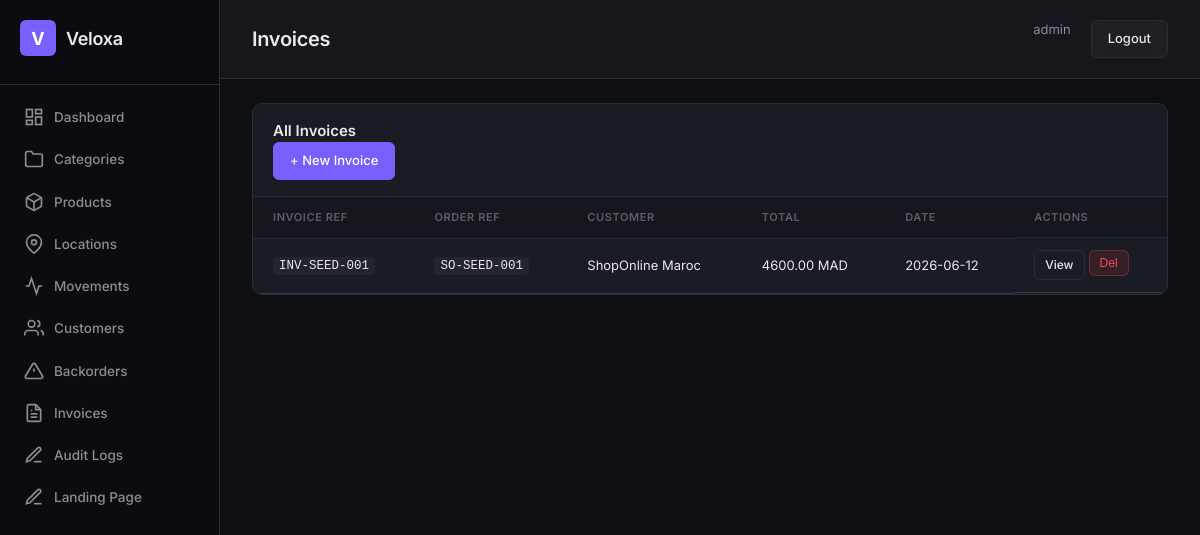
The page /invoices/ (signed in) on the database its author committed.
### apps/accounts/models.py (models this page shows, shortened)
class User(AbstractUser):
    objects = TenantAwareUserManager()
    ROLE_CHOICES = [
        ("super_admin", "Super Admin"),
        ("warehouse_manager", "Warehouse Manager"),
        ("auditor", "Auditor"),
        ("viewer", "Read-Only Viewer"),
    ]
    role = models.CharField(max_length=32, choices=ROLE_CHOICES, default="viewer")
    phone = models.CharField(max_length=20, blank=True)
    tenant = models.ForeignKey(
        "tenants.Tenant", on_delete=models.CASCADE,
        null=True, blank=True, related_name="users",
    )
    class Meta:
        db_table = "accounts_user"
        verbose_name = "User"
        verbose_name_plural = "Users"

### apps/finance/models.py (models this page shows, shortened)
class Invoice(models.Model):
    invoice_ref = models.CharField(max_length=64, unique=True, db_index=True)
    order_ref = models.CharField(max_length=64, db_index=True)
    customer = models.ForeignKey(
        "crm.Customer", on_delete=models.PROTECT, null=True, blank=True
    )
    customer_ice = models.CharField(max_length=15, blank=True)
    customer_identifiant_fiscal = models.CharField(max_length=30, blank=True)
    customer_taxe_professionnelle = models.CharField(max_length=30, blank=True)
    customer_registre_commerce = models.CharField(max_length=30, blank=True)
    total = models.DecimalField(max_digits=14, decimal_places=2)
    source = models.CharField(max_length=16, default="pos")
    created_by = models.ForeignKey(get_user_model(), on_delete=models.PROTECT)
    created_at = models.DateTimeField(auto_now_add=True)
    tenant = models.ForeignKey(
        "tenants.Tenant", on_delete=models.CASCADE,
        null=True, blank=True, related_name="%(class)s_set",
    )
    objects = TenantAwareManager()
    class Meta:
        db_table = "finance_invoice"

### apps/crm/models.py (models this page shows, shortened)
class Customer(models.Model):
    objects = TenantAwareManager()
    tenant = models.ForeignKey(
        'tenants.Tenant',
        on_delete=models.CASCADE,
        related_name='customers'
    )
    name = models.CharField(max_length=255)
    ice = models.CharField(
        max_length=15,
        blank=True,
        help_text="ICE (Identifiant Commun de l'Entreprise) — exactly 15 digits"
    )
    identifiant_fiscal = models.CharField(
        max_length=30, blank=True,
        help_text="IF (Identifiant Fiscal) for tax reporting"
    )
    taxe_professionnelle = models.CharField(
        max_length=30, blank=True,
        help_text="TP (Taxe Professionnelle) for commercial documentation"
    )
    registre_commerce = models.CharField(
        max_length=30, blank=True,
        help_text="RC (Registre de Commerce) for legal entity verification"
    )
    phone = models.CharField(max_length=20, blank=True)
    email = models.EmailField(blank=True)
    address = models.CharField(max_length=500, blank=True)
    is_active = models.BooleanField(default=True)
    is_anonymized = models.BooleanField(default=False)
    created_at = models.DateTimeField(auto_now_add=True)
    updated_at = models.DateTimeField(auto_now=True)
    metadata = models.JSONField(default=dict, blank=True)
    class Meta:
        db_table = "crm_customer"
        ordering = ["-created_at"]
        unique_together = ('tenant', 'name')
        indexes = [
            models.Index(fields=['tenant', 'name']),
        ]

### config/views.py (the view)
# urls.py: path("invoices/", views.invoice_list, name="invoice-list"),
@login_required
def invoice_list(request):
    return render(request, "invoices.html", {"invoices": Invoice.objects.select_related("customer", "created_by").all()})

### apps/accounts/models.py (called while the page is built)
    def get_queryset(self):
        from apps.tenants.utils import get_current_tenant_id
        qs = super().get_queryset()
        tenant_id = get_current_tenant_id()
        if tenant_id is not None:
            return qs.filter(tenant_id=tenant_id)
        return qs

### apps/tenants/managers.py (called while the page is built)
    def get_queryset(self):
        qs = super().get_queryset()
        tenant_id = get_current_tenant_id()
        if tenant_id is not None:
            return qs.filter(tenant_id=tenant_id)
        return qs

### apps/tenants/utils.py (called while the page is built)
def set_current_tenant(tenant):
    _thread_local.tenant = tenant

def get_current_tenant():
    return getattr(_thread_local, "tenant", None)

def get_current_tenant_id():
    tenant = get_current_tenant()
    return tenant.id if tenant else None

### templates/invoices.html
{% extends 'base.html' %}{% block title %}Invoices — Veloxa Warehouse{% endblock %}{% block page_title %}Invoices{% endblock %}{% block active %}invoices{% endblock %}
{% block content %}
<div class="card"><div class="card-header"><h2>All Invoices</h2><a href="{% url 'invoice-create' %}" class="btn btn-primary" style="margin-left:auto">+ New Invoice</a></div><div class="card-body">
<table class="table"><thead><tr><th>Invoice Ref</th><th>Order Ref</th><th>Customer</th><th>Total</th><th>Date</th><th class="actions-cell">Actions</th></tr></thead>
<tbody>{% for inv in invoices %}<tr><td><code>{{ inv.invoice_ref }}</code></td><td><code>{{ inv.order_ref }}</code></td><td>{{ inv.customer.name|default:"—" }}</td><td>{{ inv.total }} MAD</td><td>{{ inv.created_at|date:"Y-m-d" }}</td><td class="actions-cell"><a href="{% url 'invoice-detail' pk=inv.pk %}" class="btn btn-sm">View</a><form method="post" action="{% url 'invoice-delete' pk=inv.pk %}">{% csrf_token %}<button class="btn btn-sm btn-danger">Del</button></form></td></tr>{% empty %}<tr><td colspan="6" class="empty">No invoices.</td></tr>{% endfor %}</tbody></table></div></div>
{% endblock %}

### templates/base.html (shortened to what this page needs)
{% load static %}
<!DOCTYPE html>
<html lang="en">
<head>
  <link rel="stylesheet" href="{% static 'css/style.css' %}">
</head>
<body>
  <div class="layout">
    <aside class="sidebar">
      <div class="sidebar-brand">
        <div class="brand-icon">V</div>
        <span class="brand-text">Veloxa</span>
      </div>
      <nav class="sidebar-nav">
        <a href="{% url 'dashboard' %}" class="nav-item {% if active == 'dashboard' %}active{% endif %}">
          <svg width="20" height="20" viewBox="0 0 24 24" fill="none" stroke="currentColor" stroke-width="2"><rect x="3" y="3" width="7" height="9"/><rect x="14" y="3" width="7" height="5"/><rect x="14" y="12" width="7" height="9"/><rect x="3" y="16" width="7" height="5"/></svg>
          Dashboard
        </a>
        <a href="{% url 'category-list' %}" class="nav-item {% if active == 'categories' %}active{% endif %}">
          <svg width="20" height="20" viewBox="0 0 24 24" fill="none" stroke="currentColor" stroke-width="2"><path d="M22 19a2 2 0 0 1-2 2H4a2 2 0 0 1-2-2V5a2 2 0 0 1 2-2h5l2 3h9a2 2 0 0 1 2 2z"/></svg>
          Categories
        </a>
        <a href="{% url 'product-list' %}" class="nav-item {% if active == 'products' %}active{% endif %}">
          Products
        </a>
        <a href="{% url 'location-list' %}" class="nav-item {% if active == 'locations' %}active{% endif %}">
          <svg width="20" height="20" viewBox="0 0 24 24" fill="none" stroke="currentColor" stroke-width="2"><path d="M21 10c0 7-9 13-9 13s-9-6-9-13a9 9 0 0 1 18 0z"/><circle cx="12" cy="10" r="3"/></svg>
          Locations
        </a>
        <a href="{% url 'movement-list' %}" class="nav-item {% if active == 'movements' %}active{% endif %}">
          <svg width="20" height="20" viewBox="0 0 24 24" fill="none" stroke="currentColor" stroke-width="2"><polyline points="22 12 18 12 15 21 9 3 6 12 2 12"/></svg>
          Movements
        </a>
        <a href="{% url 'customer-list' %}" class="nav-item {% if active == 'customers' %}active{% endif %}">
          <svg width="20" height="20" viewBox="0 0 24 24" fill="none" stroke="currentColor" stroke-width="2"><path d="M17 21v-2a4 4 0 0 0-4-4H5a4 4 0 0 0-4 4v2"/><circle cx="9" cy="7" r="4"/><path d="M23 21v-2a4 4 0 0 0-3-3.87"/><path d="M16 3.13a4 4 0 0 1 0 7.75"/></svg>
          Customers
        </a>
        <a href="{% url 'backorder-list' %}" class="nav-item {% if active == 'backorders' %}active{% endif %}">
          <svg width="20" height="20" viewBox="0 0 24 24" fill="none" stroke="currentColor" stroke-width="2"><path d="M10.29 3.86L1.82 18a2 2 0 0 0 1.71 3h16.94a2 2 0 0 0 1.71-3L13.71 3.86a2 2 0 0 0-3.42 0z"/><line x1="12" y1="9" x2="12" y2="13"/><line x1="12" y1="17" x2="12.01" y2="17"/></svg>
          Backorders
        </a>
        <a href="{% url 'invoice-list' %}" class="nav-item {% if active == 'invoices' %}active{% endif %}">
          <svg width="20" height="20" viewBox="0 0 24 24" fill="none" stroke="currentColor" stroke-width="2"><path d="M14 2H6a2 2 0 0 0-2 2v16a2 2 0 0 0 2 2h12a2 2 0 0 0 2-2V8z"/><polyline points="14 2 14 8 20 8"/><line x1="16" y1="13" x2="8" y2="13"/><line x1="16" y1="17" x2="8" y2="17"/><polyline points="10 9 9 9 8 9"/></svg>
          Invoices
        </a>
        <a href="{% url 'audit-log-list' %}" class="nav-item {% if active == 'audit' %}active{% endif %}">
          <svg width="20" height="20" viewBox="0 0 24 24" fill="none" stroke="currentColor" stroke-width="2"><path d="M12 20h9"/><path d="M16.5 3.5a2.121 2.121 0 0 1 3 3L7 19l-4 1 1-4L16.5 3.5z"/></svg>
          Audit Logs
        </a>
        <a href="{% url 'landing-manage' %}" class="nav-item {% if active == 'landing' %}active{% endif %}">
          <svg width="20" height="20" viewBox="0 0 24 24" fill="none" stroke="currentColor" stroke-width="2"><path d="M12 20h9"/><path d="M16.5 3.5a2.121 2.121 0 0 1 3 3L7 19l-4 1 1-4L16.5 3.5z"/></svg>
          Landing Page
        </a>
      </nav>
    </aside>
    <main class="main">
      <header class="topbar">
        <h1 class="page-title">{% block page_title %}Dashboard{% endblock %}</h1>
        <div class="topbar-right">
          <a href="{% url 'profile' %}" style="color:var(--text-secondary);font-size:13px;margin-right:12px;text-decoration:none">{{ request.user.username }}</a>
          <a href="{% url 'logout' %}" class="btn btn-glass">Logout</a>
        </div>
      </header>
      <div class="content">
        {% block content %}{% endblock %}
      </div>
    </main>
  </div>
</body>
</html>

### static/css/style.css (style rules this page uses)
:root { --bg-primary: #0e0f13; --bg-secondary: #15171c; --bg-card: #1a1c23; --bg-card-hover: #1f2129; --bg-sidebar: #0b0c0f; --border: #2a2d36; --border-light: #363944; --text-primary: #e8e8ed; --text-secondary: #8b8d97; --text-muted: #5c5e68; --accent: #7a5fff; --accent-hover: #6b50e8; --accent-glow: rgba(122, 95, 255, 0.15); --success: #2ed573; --warning: #ffa502; --danger: #ff4757; --info: #3b82f6; --radius: 10px; --radius-sm: 6px; --shadow: 0 2px 8px rgba(0,0,0,.3); }
* { margin: 0; padding: 0; box-sizing: border-box; }
body { font-family: "Inter", -apple-system, BlinkMacSystemFont, sans-serif; background: var(--bg-primary); color: var(--text-primary); font-size: 14px; line-height: 1.5; }
.layout { display: flex; min-height: 100vh; }
.sidebar { width: 220px; background: var(--bg-sidebar); border-right: 1px solid var(--border); padding: 0; display: flex; flex-direction: column; position: fixed; top: 0; left: 0; height: 100vh; z-index: 100; backdrop-filter: blur(12px); }
.sidebar-brand { display: flex; align-items: center; gap: 10px; padding: 20px 20px 28px; border-bottom: 1px solid var(--border); }
.brand-icon { width: 36px; height: 36px; background: var(--accent); border-radius: var(--radius-sm); display: flex; align-items: center; justify-content: center; font-weight: 700; font-size: 18px; color: #fff; }
.brand-text { font-size: 18px; font-weight: 600; letter-spacing: -.3px; }
.sidebar-nav { padding: 12px 10px; display: flex; flex-direction: column; gap: 2px; }
.nav-item { display: flex; align-items: center; gap: 10px; padding: 10px 14px; color: var(--text-secondary); text-decoration: none; border-radius: var(--radius-sm); font-size: 13.5px; font-weight: 500; transition: all .15s; }
.main { margin-left: 220px; flex: 1; padding: 0; }
.topbar { display: flex; align-items: center; justify-content: space-between; padding: 20px 32px; border-bottom: 1px solid var(--border); background: var(--bg-secondary); position: sticky; top: 0; z-index: 50; backdrop-filter: blur(8px); }
.page-title { font-size: 20px; font-weight: 600; letter-spacing: -.3px; }
.topbar-right { display: flex; gap: 8px; }
.content { padding: 24px 32px; }
.card { background: var(--bg-card); border: 1px solid var(--border); border-radius: var(--radius); overflow: hidden; }
.card-header { padding: 16px 20px; border-bottom: 1px solid var(--border); }
.card-header h2 { font-size: 15px; font-weight: 600; }
.card-body { padding: 0; }
.table { width: 100%; border-collapse: collapse; }
.table th { text-align: left; padding: 12px 20px; font-size: 11px; font-weight: 600; text-transform: uppercase; letter-spacing: .6px; color: var(--text-muted); border-bottom: 1px solid var(--border); background: var(--bg-secondary); }
.table td { padding: 12px 20px; border-bottom: 1px solid var(--border-light); font-size: 13px; }
.btn { display: inline-flex; align-items: center; gap: 6px; padding: 8px 16px; border: 1px solid var(--border); border-radius: var(--radius-sm); background: var(--bg-card); color: var(--text-primary); font-size: 13px; font-weight: 500; cursor: pointer; transition: all .15s; text-decoration: none; }
.btn-glass { background: rgba(255,255,255,.04); backdrop-filter: blur(4px); }
code { font-family: "JetBrains Mono", "Fira Code", monospace; font-size: 12.5px; background: rgba(255,255,255,.04); padding: 2px 6px; border-radius: 4px; }
.btn-primary { background: var(--accent); color: #fff; border-color: var(--accent); }
.btn-danger { background: rgba(255,71,87,.12); color: var(--danger); border-color: rgba(255,71,87,.3); }
.btn-sm { padding: 5px 10px; font-size: 12px; }
.actions-cell { display: flex; gap: 4px; }

### rows shown on the page
User: user.username "admin"
Invoice: invoice_ref "INV-SEED-001", order_ref "SO-SEED-001", customer.name "ShopOnline Maroc", total "4600.00", created_at "2026-06-12"
